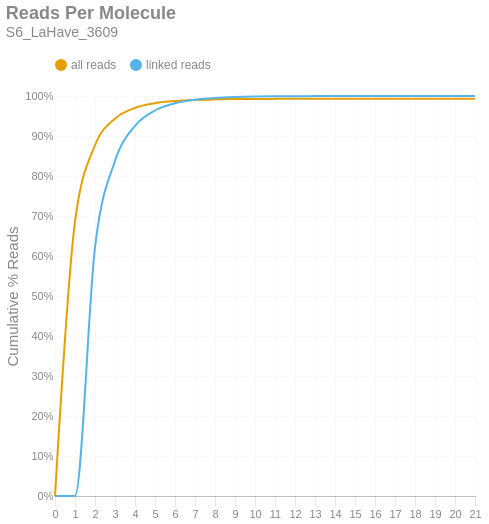

Write notebook code for a chart like this one.
### Markdown cell above
### Reads per Molecule
This chart shows the cumulative distribution of the number of reads per linked molecule. That is, how many alignments are associated with a unique molecule. This excludes the number of reads associated with invalid or absent linked-read barcodes. The `linked` histogram is the percentages recalculated when disregarding singletons.

### Code cell
if SKIPLR:
    print_html(f"Skipped")
else:
    counts = np.bincount(valids['reads'].cast(pl.Int64).to_numpy())
    weighted = counts * np.arange(len(counts))
    all_perc = weighted / n_reads
    linked_perc = weighted / n_linked_reads
    linked_perc[1] = 0
    binned_df = pl.DataFrame({
        'readsper': list(range(len(counts))),
        'all reads (cumsum)': np.cumsum(all_perc).tolist(),
        'linked reads (cumsum)': np.cumsum(linked_perc).tolist(),
    })

    with SafeRender(binned_df):
        (
            density_plot(binned_df, 'Reads Per Molecule', samplename, 'readspmol')
            .encode(
                x=alt.X('readsper:O', title=None).axis(labelAngle=0).scale(padding=0),
                y=alt.Y('value:Q', title='Cumulative % Reads').axis(format='%').stack(False),
                color=alt.Color("key:N").scale(domain=["all reads", "linked reads"]),
                tooltip=[
                    alt.Tooltip("key:N", title="Data Type"),
                    alt.Tooltip("readsper:O", title="Reads Per Molecule"),
                    alt.Tooltip("value:Q", format=".2%", title="% Reads (Cum.)")
                ]            
            )
        ).display()

### Figure 1 — Vega-Lite specification as saved in the notebook (floating-point values rounded to 4 significant figures)
{"width": "container", "height": 400, "config": {"title": {"anchor": "start", "dy": -15, "fontSize": 18, "color": "#888888", "subtitleColor": "#888888", "subtitleFontSize": 14}, "arc": {"fill": "#0072B2"}, "axis": {"domainColor": "#888888", "domainWidth": 0.5, "gridWidth": 0.2, "grid": false, "titleFontWeight": 400, "titleFontSize": 15, "labelFontSize": 11, "labelColor": "#888888", "tickColor": "#888888", "tickWidth": 0.2, "titleColor": "#888888"}, "axisBand": {"grid": false}, "axisX": {"grid": true, "tickSize": 10, "domainCap": "round"}, "axisY": {"domain": false, "grid": true, "tickSize": 0, "domainCap": "round"}, "background": "transparent", "header": {"labelFontSize": 15, "labelColor": "#888888", "titleFontSize": 15, "titleFontWeight": 600, "titleColor": "#888888"}, "legend": {"labelFont": "sans-serif", "labelFontSize": 12, "labelColor": "#888888", "symbolSize": 100, "symbolType": "circle", "titleFontSize": 12, "titlePadding": 10, "titleColor": "#888888", "title": null, "orient": "top"}, "range": {"category": ["#E69F00", "#56B4E9", "#009E73", "#F0E442", "#0072B2", "#D55E00", "#CC79A7", "#000000"], "diverging": ["#cfe8f3", "#a2d4ec", "#73bfe2", "#46abdb", "#1696d2", "#12719e"]}, "area": {"fill": "#0072B2", "fillOpacity": 0.7, "line": true, "strokeOpacity": 0.7}, "line": {"color": "#0072B2", "stroke": "#0072B2", "strokeWidth": 2}, "trail": {"color": "#0072B2", "stroke": "#0072B2", "strokeWidth": 0, "size": 1}, "point": {"filled": true, "fillOpacity": 1.0, "size": 95}, "text": {"color": "#888888", "fontSize": 11, "align": "right", "fontWeight": 400, "size": 11}, "bar": {"fill": "#0072B2", "stroke": null}, "view": {"stroke": null, "continuousWidth": 660, "continuousHeight": 400}}, "data": {"name": "data-679d1cb23b687900af59ed2dd94491c7"}, "mark": {"type": "line", "interpolate": "monotone", "point": {"opacity": 0, "size": 275}}, "encoding": {"color": {"field": "key", "scale": {"domain": ["all reads", "linked reads"]}, "type": "nominal"}, "tooltip": [{"field": "key", "title": "Data Type", "type": "nominal"}, {"field": "readsper", "title": "Reads Per Molecule", "type": "ordinal"}, {"field": "value", "format": ".2%", "title": "% Reads (Cum.)", "type": "quantitative"}], "x": {"axis": {"labelAngle": 0}, "field": "readsper", "scale": {"padding": 0}, "title": null, "type": "ordinal"}, "y": {"axis": {"format": "%"}, "field": "value", "stack": false, "title": "Cumulative % Reads", "type": "quantitative"}}, "params": [{"name": "param_c36ac31b6afebe62", "select": {"type": "point", "fields": ["key"]}, "bind": "legend"}], "title": {"text": "Reads Per Molecule", "subtitle": "S6_LaHave_3609"}, "transform": [{"fold": ["all reads (cumsum)", "linked reads (cumsum)"]}, {"calculate": "replace(datum.key, ' (cumsum)', '')", "as": "key"}, {"filter": {"param": "param_c36ac31b6afebe62"}}], "usermeta": {"embedOptions": {"downloadFileName": "S6_LaHave_3609.readspmol"}}, "$schema": "https://vega.github.io/schema/vega-lite/v6.1.0.json", "datasets": {"data-679d1cb23b687900af59ed2dd94491c7": [{"readsper": 0, "all reads (cumsum)": 0.0, "linked reads (cumsum)": 0.0}, {"readsper": 1, "all reads (cumsum)": 0.6859, "linked reads (cumsum)": 0.0}, {"readsper": 2, "all reads (cumsum)": 0.8769, "linked reads (cumsum)": 0.6217}, {"readsper": 3, "all reads (cumsum)": 0.9433, "linked reads (cumsum)": 0.8379}, {"readsper": 4, "all reads (cumsum)": 0.9702, "linked reads (cumsum)": 0.9254}, {"readsper": 5, "all reads (cumsum)": 0.982, "linked reads (cumsum)": 0.9637}, {"readsper": 6, "all reads (cumsum)": 0.9875, "linked reads (cumsum)": 0.9818}, {"readsper": 7, "all reads (cumsum)": 0.9902, "linked reads (cumsum)": 0.9907}, {"readsper": 8, "all reads (cumsum)": 0.9916, "linked reads (cumsum)": 0.995}, {"readsper": 9, "all reads (cumsum)": 0.9923, "linked reads (cumsum)": 0.9972}, {"readsper": 10, "all reads (cumsum)": 0.9926, "linked reads (cumsum)": 0.9985}, {"readsper": 11, "all reads (cumsum)": 0.9928, "linked reads (cumsum)": 0.9991}, {"readsper": 12, "all reads (cumsum)": 0.993, "linked reads (cumsum)": 0.9995}, {"readsper": 13, "all reads (cumsum)": 0.993, "linked reads (cumsum)": 0.9997}, {"readsper": 14, "all reads (cumsum)": 0.9931, "linked reads (cumsum)": 0.9998}, {"readsper": 15, "all reads (cumsum)": 0.9931, "linked reads (cumsum)": 0.9999}, {"readsper": 16, "all reads (cumsum)": 0.9931, "linked reads (cumsum)": 0.9999}, {"readsper": 17, "all reads (cumsum)": 0.9931, "linked reads (cumsum)": 0.9999}, {"readsper": 18, "all reads (cumsum)": 0.9931, "linked reads (cumsum)": 1.0}, {"readsper": 19, "all reads (cumsum)": 0.9931, "linked reads (cumsum)": 1.0}, {"readsper": 20, "all reads (cumsum)": 0.9931, "linked reads (cumsum)": 1.0}, {"readsper": 21, "all reads (cumsum)": 0.9931, "linked reads (cumsum)": 1.0}]}}
